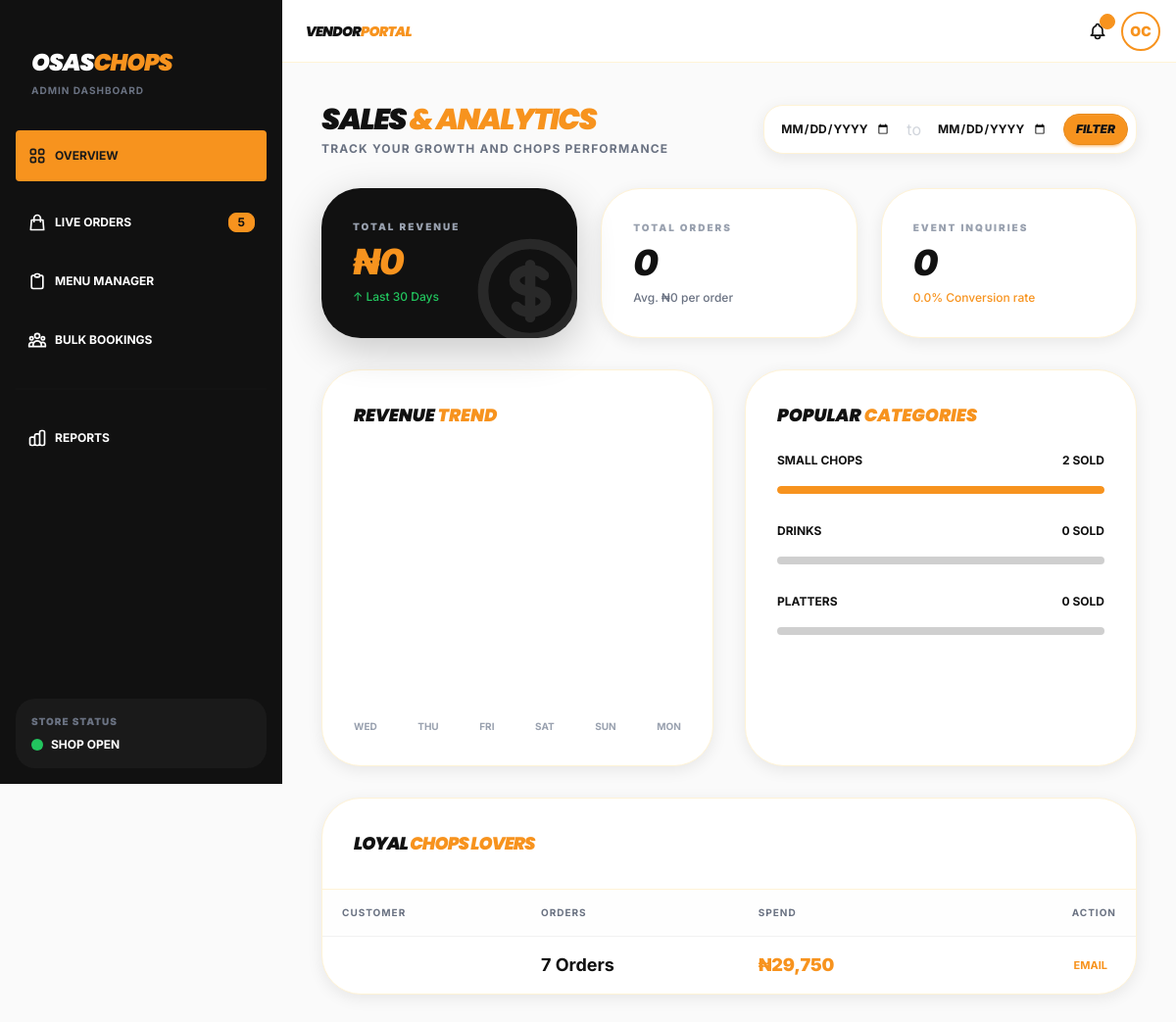
The page /vendor/sales-report/ on the database its author committed.
### shop/models.py (models this page shows, shortened)
class Category(models.Model):
    name = models.CharField(max_length=100)
    slug = models.SlugField(unique=True, blank=True)
    class Meta:
        verbose_name_plural = "Categories"

### vendor/views.py (the view)
# urls.py: path("sales-report/", views.SalesReportView.as_view(), name="sales_report"),
class SalesReportView(TemplateView):
    template_name = 'vendor/report_page.html'
    def get_context_data(self, **kwargs):
        context = super().get_context_data(**kwargs)
        end_date = timezone.now()
        start_date = end_date - timedelta(days=30)
        orders_queryset = Order.objects.filter(status='delivered')
        total_revenue = orders_queryset.aggregate(Sum('total_amount'))['total_amount__sum'] or 0
        total_orders = orders_queryset.count()
        avg_order_value = orders_queryset.aggregate(Avg('total_amount'))['total_amount__avg'] or 0
        total_inquiries = EventInquiry.objects.count()
        confirmed_inquiries = EventInquiry.objects.filter(status='confirmed').count()
        conversion_rate = (confirmed_inquiries / total_inquiries * 100) if total_inquiries > 0 else 0
        category_data = Category.objects.annotate(
            sold_count=Count('products__order_items')
        ).order_by('-sold_count')[:3]
        loyal_customers = Order.objects.values('email', 'name') \
            .annotate(order_count=Count('id'), total_spend=Sum('total_amount')) \
            .order_by('-total_spend')[:5]
        trend_data = []
        for i in range(5, -1, -1):
            day = end_date - timedelta(days=i)
            day_revenue = Order.objects.filter(
                created_at__date=day.date(),
                status='delivered'
            ).aggregate(Sum('total_amount'))['total_amount__sum'] or 0
            trend_data.append({
                'day': day.strftime('%a'),
                'amount': day_revenue
            })
        max_rev = max([d['amount'] for d in trend_data]) if trend_data else 1
        context.update({
            'total_revenue': total_revenue,
            'total_orders': total_orders,
            'avg_order_value': avg_order_value,
            'total_inquiries': total_inquiries,
            'conversion_rate': conversion_rate,
            'category_data': category_data,
            'loyal_customers': loyal_customers,
            'trend_data': trend_data,
            'max_rev': max_rev,
        })
        return context

### cart/context_processors.py (called while the page is built)
def cart_context_processor(request):
    cart = Cart(request)
    return {"cart":cart}

### vendor/templates/vendor/report_page.html (shortened to what this page needs)
{% extends 'vendor_base.html' %}
{% load static %}
{% load humanize %} {% block vendor_content %}
<div class="space-y-8">
    <div class="flex flex-col md:flex-row justify-between items-center gap-6">
        <div>
            <h1 class="text-3xl font-heading font-black uppercase italic tracking-tighter">
                Sales <span class="text-primary">& Analytics</span>
            </h1>
            <p class="text-xs font-bold text-gray-500 uppercase tracking-widest mt-1">Track your growth and chops performance</p>
        </div>
        <form method="GET" class="flex items-center gap-2 bg-white p-2 rounded-2xl shadow-soft border border-cream">
            <input type="date" name="start" value="{{ request.GET.start }}" class="bg-transparent text-xs font-bold uppercase p-2 focus:outline-none">
            <span class="text-gray-300">to</span>
            <input type="date" name="end" value="{{ request.GET.end }}" class="bg-transparent text-xs font-bold uppercase p-2 focus:outline-none">
            <button type="submit" class="btn btn-primary btn-sm rounded-xl font-black uppercase italic">Filter</button>
        </form>
    </div>
    <div class="grid grid-cols-1 md:grid-cols-3 gap-6">
        <div class="bg-charcoal p-8 rounded-[2.5rem] text-white shadow-heavy relative overflow-hidden">
            <div class="relative z-10">
                <p class="text-[10px] font-black uppercase tracking-[0.2em] text-gray-400 mb-2">Total Revenue</p>
                <h2 class="text-4xl font-black text-primary italic">₦{{ total_revenue|floatformat:0|intcomma }}</h2>
                <p class="text-xs font-medium text-success mt-2">↑ Last 30 Days</p>
            </div>
            <div class="absolute -right-4 -bottom-4 opacity-10">
            </div>
        </div>
        <div class="bg-white p-8 rounded-[2.5rem] shadow-soft border border-cream">
            <p class="text-[10px] font-black uppercase tracking-[0.2em] text-gray-400 mb-2">Total Orders</p>
            <h2 class="text-4xl font-black text-charcoal italic">{{ total_orders }}</h2>
            <p class="text-xs font-medium text-gray-500 mt-2">Avg. ₦{{ avg_order_value|floatformat:0|intcomma }} per order</p>
        </div>
        <div class="bg-white p-8 rounded-[2.5rem] shadow-soft border border-cream">
            <p class="text-[10px] font-black uppercase tracking-[0.2em] text-gray-400 mb-2">Event Inquiries</p>
            <h2 class="text-4xl font-black text-charcoal italic">{{ total_inquiries }}</h2>
            <p class="text-xs font-medium text-primary mt-2">{{ conversion_rate|floatformat:1 }}% Conversion rate</p>
        </div>
    </div>
    <div class="grid lg:grid-cols-2 gap-8">
        <div class="bg-white p-8 rounded-[2.5rem] shadow-soft border border-cream">
            <h3 class="font-heading font-black uppercase italic text-lg mb-6">Revenue <span class="text-primary">Trend</span></h3>
            <div class="h-64 flex items-end gap-2 px-2">
            </div>
            <div class="flex justify-between mt-4 text-[10px] font-bold text-gray-400 uppercase">
                {% for data in trend_data %}
                <span>{{ data.day }}</span>
                {% endfor %}
            </div>
        </div>
        <div class="bg-white p-8 rounded-[2.5rem] shadow-soft border border-cream">
            <h3 class="font-heading font-black uppercase italic text-lg mb-6">Popular <span class="text-primary">Categories</span></h3>
            <div class="space-y-6">
                {% for cat in category_data %}
                <div>
                    <div class="flex justify-between text-xs font-bold uppercase mb-2">
                        <span>{{ cat.name }}</span>
                        <span>{{ cat.sold_count }} sold</span>
                    </div>
                    <progress class="progress {% if forloop.first %}progress-primary{% endif %} w-full"
                              value="{{ cat.sold_count }}" max="{{ total_orders }}">
                    </progress>
                </div>
                {% empty %}
                <p class="text-center text-gray-400 py-10">No sales data yet</p>
                {% endfor %}
            </div>
        </div>
    </div>
    <div class="bg-white rounded-[2.5rem] shadow-soft border border-cream overflow-hidden">
        <div class="p-8 border-b border-cream">
            <h3 class="font-heading font-black uppercase italic text-lg tracking-tighter text-charcoal">Loyal <span class="text-primary">Chops Lovers</span></h3>
        </div>
        <div class="overflow-x-auto">
            <table class="table table-lg w-full">
                <thead class="bg-base-200/30">
                    <tr class="text-[10px] font-black uppercase tracking-widest text-gray-500 border-none">
                        <th>Customer</th>
                        <th>Orders</th>
                        <th>Spend</th>
                        <th class="text-right">Action</th>
                    </tr>
                </thead>
                <tbody class="text-sm font-medium">
                    {% for customer in loyal_customers %}
                    <tr class="border-b border-cream/50">
                        <td>
                        </td>
                        <td class="font-bold">{{ customer.order_count }} Orders</td>
                        <td class="font-black text-primary">₦{{ customer.total_spend|floatformat:0|intcomma }}</td>
                        <td class="text-right">
                            <a href="mailto:{{ customer.customer_email }}" class="btn btn-ghost btn-xs font-bold uppercase text-primary">Email</a>
                        </td>
                    </tr>
                    {% empty %}
                    <tr>
                        <td colspan="4" class="text-center py-10 text-gray-400">No customers found in this period</td>
                    </tr>
                    {% endfor %}
                </tbody>
            </table>
        </div>
    </div>
</div>
{% endblock %}

### templates/vendor_base.html (style rules this page uses)
:root { --font-heading: 'Poppins', sans-serif; --font-body: 'Inter', sans-serif; }
body { font-family: var(--font-body); }
.font-heading { font-family: var(--font-heading); }

### rows shown on the page
Category: name "SMALL CHOPS", sold_count "2"
Category: name "DRINKS", sold_count "0"
Category: name "PLATTERS", sold_count "0"

### other values the page prints
{{ total_revenue|floatformat:0|intcomma }} "0"
{{ total_orders }} "0"
{{ avg_order_value|floatformat:0|intcomma }} "0"
{{ total_inquiries }} "0"
{{ conversion_rate|floatformat:1 }} "0.0"
{{ data.day }} "WED" "THU" "FRI" "SAT" "SUN" "MON"
{{ customer.order_count }} "7"
{{ customer.total_spend|floatformat:0|intcomma }} "29,750"
